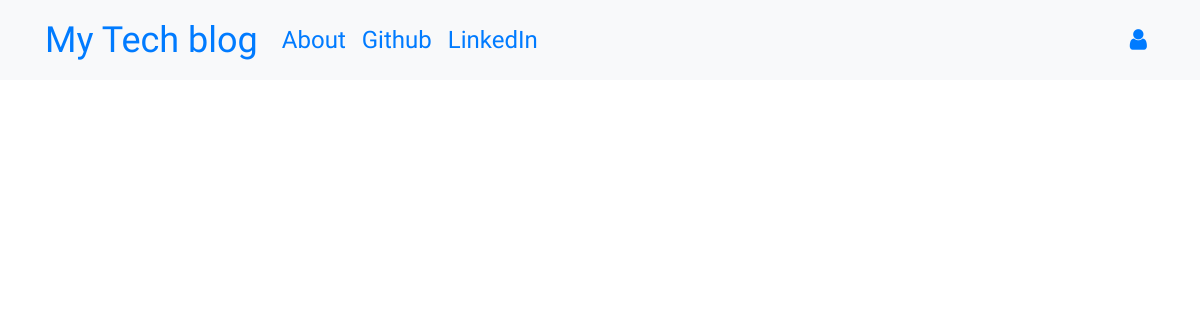
Before: / with the older database file.
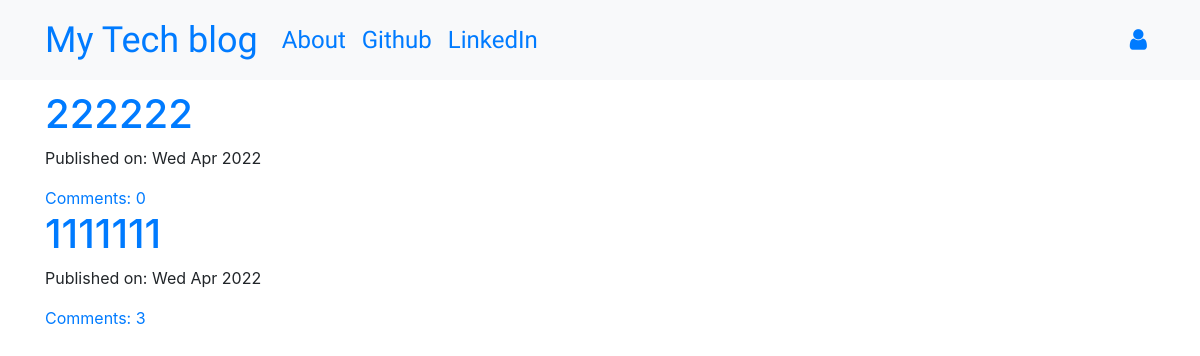
After: the same page with the newer database file.
### blog/models.py (models this page shows, shortened)
class Post(models.Model):
    author = models.ForeignKey('auth.User', on_delete=models.CASCADE)
    title = models.CharField(max_length=200)
    text = models.TextField()
    create_date = models.DateTimeField(default=timezone.now())
    published_date = models.DateTimeField(blank=True, null=True)
    def approve_comments(self):
        return self.comments.filter(approved_comment=True)

### blog/views.py (the view)
# urls.py: path('', views.PostListView.as_view(), name='post_list'),
class PostListView(ListView):
    model = Post
    def get_queryset(self):
        return Post.objects.filter(published_date__lte=timezone.now()).order_by('-published_date')

### blog/templates/blog/post_list.html
{% extends 'blog/base.html' %}
{% block content %}
<div class="centerstage">
    {% for post in post_list %}
        <div class="post">
            <h1><a href="{% url 'post_detail' pk=post.pk %}">{{ post.title }}</a></h1>
            <div class="date">
                <p>Published on: {{ post.published_date|date:"D M Y"}}</p>
            </div>
            <a href="{% url 'post_detail' pk=post.pk %}">Comments: {{ post.approve_comments.count }}</a>
        </div>
    {% endfor %}
</div>
{% endblock %}

### blog/templates/blog/base.html (shortened to what this page needs)
<!DOCTYPE html>
{% load static %}
<html>
  <head>
    <link rel="stylesheet" href="https://stackpath.bootstrapcdn.com/bootstrap/4.1.3/css/bootstrap.min.css"
>
    <link href="https://maxcdn.bootstrapcdn.com/font-awesome/4.7.0/css/font-awesome.min.css" rel="stylesheet">
    <link rel="stylesheet" href="//cdn.jsdelivr.net/medium-editor/latest/css/medium-editor.min.css" type="text/css" media="screen" charset="utf-8">
    <link rel="stylesheet" href="{% static 'css/blog.css' %}">
  </head>
  <body>
    <nav class="navbar navbar-expand-lg bg-light techfont">
      <div class="container">
        <div class="navbar-nav align-items-center">
          <a class="navbar-brand bigbrand" href="{% url 'post_list' %}">My Tech blog</a>
          <a class="nav-item nav-link" href="{% url 'about' %}">About</a>
          <a class="nav-item nav-link" href="https://www.github.com">Github</a>
          <a class="nav-item nav-link" href="https://www.linkedin.com">LinkedIn</a>
        </div>
        <div class="navbar-nav align-items-center ml-auto">
          {% if user.is_authenticated %}
            <a class="nav-item nav-link" href="{% url 'post_new' %}">New Post</a>
            <a class="nav-item nav-link" href="{% url 'post_draft_list' %}">Drafts</a>
            <a class="nav-item nav-link" href="{% url 'logout' %}">Log out</a>
            <a >Welcome: {{ user.username }}</a>
          {% else %}
            <a class="nav-item nav-link" href="{% url 'login' %}" aria-label="Login">
              <span class="fa fa-user" aria-hidden="true"></span></a>
          {% endif %}
        </div>
      </div>
    </nav>
          <div class="content container">
              <div class="row">
                  <div class="col-md-8">
                    <div class="blog_posts">
                      {% block content %}
                      {% endblock %}
                    </div>
                  </div>
              </div>
          </div>
  </body>
</html>

### blog/static/css/blog.css (style rules this page uses)
.techfont { font-family: 'Russo One', sans-serif; font-size: 1.5em; margin-bottom: 10px; }
.centerstage { margin-left: auto; margin-right: auto; }
.bigbrand { font-size: 1.5em; }

Changed rows visible on the page:
added Post: title "222222", published_date "Wed Apr 2022", approve_comments.count "0"
added Post: title "1111111", published_date "Wed Apr 2022", approve_comments.count "3"
